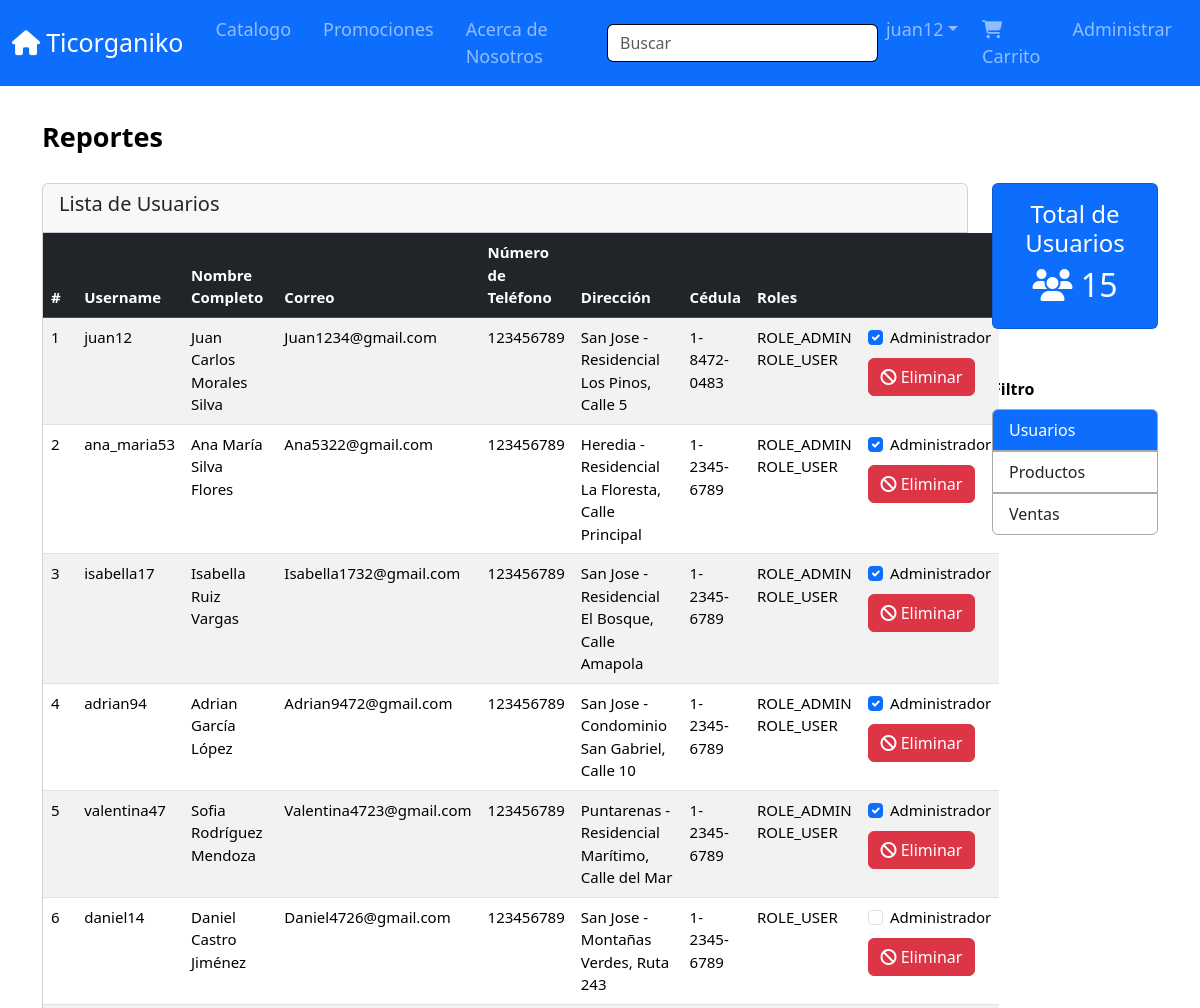
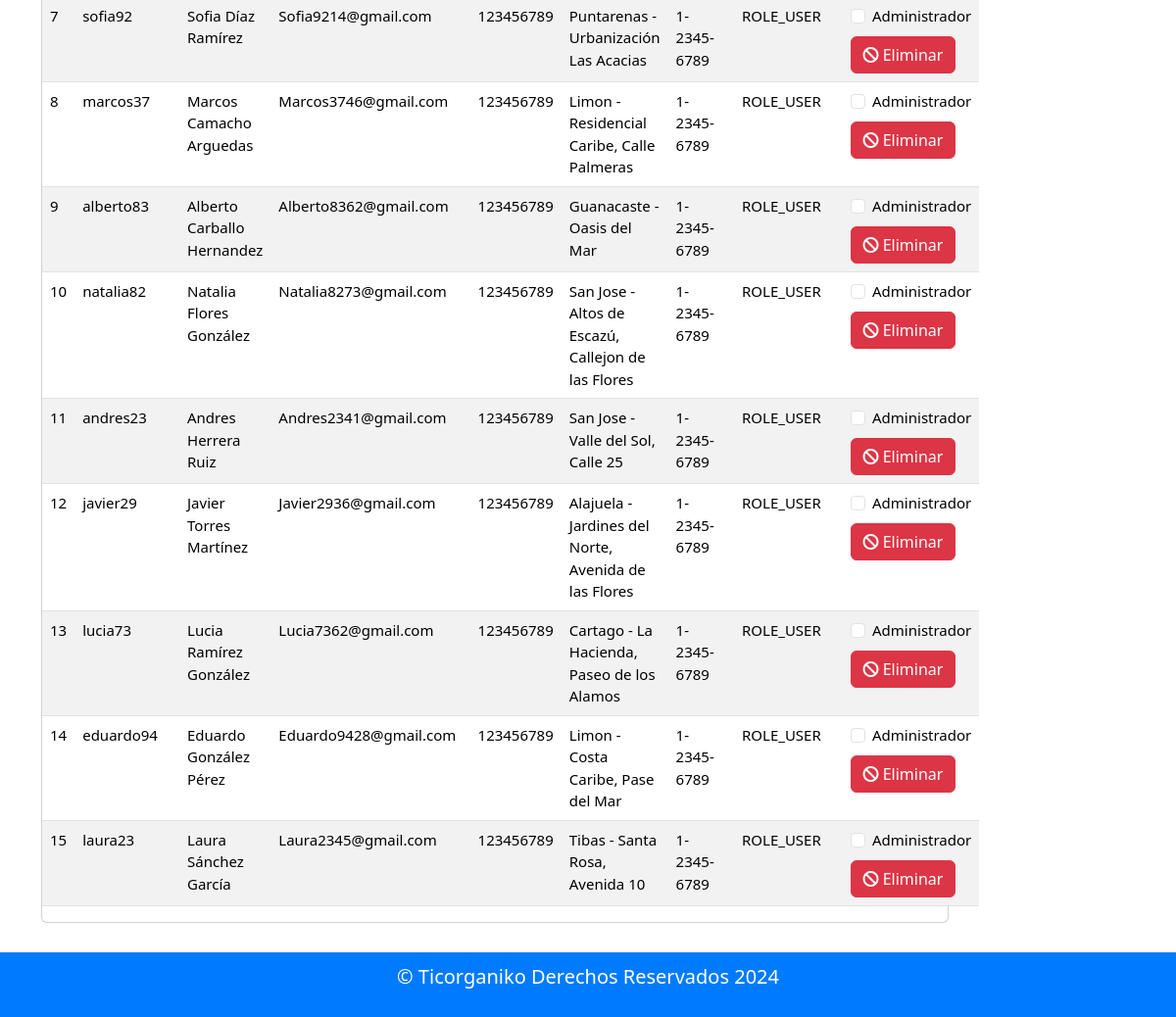
The app's page /reporteUsuarios.php (signed in) with its own data (2 pictures, top to bottom).
### tables this page shows
CREATE TABLE cliente (
  id_cliente INT NOT NULL AUTO_INCREMENT,
  nombre VARCHAR(35) NOT NULL,
  correo VARCHAR(30) NOT NULL,
  numero_telefono INT,
  direccion VARCHAR(120),
  cedula INT NOT NULL,
  username VARCHAR(15) NOT NULL,
  password VARCHAR(512) NOT NULL,
  ruta_imagen VARCHAR(1024),
  activo BOOLEAN,
  PRIMARY KEY (id_cliente));

create table rol (
  id_rol INT NOT NULL AUTO_INCREMENT,
  id_cliente INT NOT NULL,
  nombre VARCHAR(20),
  PRIMARY KEY (id_rol),
  FOREIGN KEY fk_rol_cliente (id_cliente) REFERENCES cliente(id_cliente)
);

### reporteUsuarios.php (the view, shortened to what this page needs)
<?php
include "conexion.php";
include_once "plantilla.php";
include_once "ProcesosLR.php";
$sqlClientes = "SELECT * FROM cliente";
$resultClientes = $conn->query($sqlClientes);
?>
<!DOCTYPE html>
<html xmlns="http://www.w3.org/1999/xhtml">
<head>
    <link rel="stylesheet" href="css/estilos.css">
    <link href="https://cdn.jsdelivr.net/npm/bootstrap@5.3.3/dist/css/bootstrap.min.css" rel="stylesheet">
</head>
<body>
    <?php
    MostrarNavbar();
    ?>
    <section id="main-header" class="py-0">
        <div class="container">
            <div class="row">
                <div class="col-md-6">
                    <h1 style="margin-bottom: 30px;"><b>Reportes</b></h1>
                </div>
            </div>
            <div class="row">
                <div class="col-md-10">
                    <div class="card">
                        <div class="card-header">
                            <h5 id="titulo">Lista de Usuarios</h5>
                        </div>
                        <div id="tabla">
                            <?php if ($resultClientes->num_rows > 0): ?>
                            <table class="table table-striped table-hover">
                                <thead class="table-dark" style="font-size: 15px;">
                                    <tr>
                                        <th>#</th>
                                        <th>Username</th>
                                        <th>Nombre Completo</th>
                                        <th>Correo</th>
                                        <th>Número de Teléfono</th>
                                        <th>Dirección</th>
                                        <th>Cédula</th>
                                        <th>Roles</th>
                                        <th></th>
                                    </tr>
                                </thead>
                                <tbody style="font-size: 15px;">
                                    <?php $contador = 1; ?>
                                    <?php while ($cliente = $resultClientes->fetch_assoc()): ?>
                                    <tr>
                                        <td><?php echo $contador; ?></td>
                                        <td><?php echo $cliente['username']; ?></td>
                                        <td><?php echo $cliente['nombre']; ?></td>
                                        <td><?php echo $cliente['correo']; ?></td>
                                        <td><?php echo $cliente['numero_telefono']; ?></td>
                                        <td><?php echo $cliente['direccion']; ?></td>
                                        <td><?php
                                                    $cedula = $cliente['cedula'];
                                                    $formatoCedula = substr_replace($cedula, '-', 1, 0);
                                                    $formatoCedula = substr_replace($formatoCedula, '-', 6, 0);
                                                    echo $formatoCedula;
                                                ?></td>
                                        <td>
                                            <?php
                                                    $idCliente = $cliente['id_cliente'];
                                                    $sqlRoles = "SELECT nombre FROM rol WHERE id_cliente = '$idCliente'";
                                                    $resultRoles = $conn->query($sqlRoles);
                                                    while ($rol = $resultRoles->fetch_assoc()) {
                                                        echo $rol['nombre'] . " ";
                                                    }
                                                    ?>
                                        </td>
                                        <td>
                                            <form action="procesosLR.php" method="POST">
                                                <div class="mb-2 form-check">
                                                    <input type="checkbox" class="form-check-input admin-checkbox"
                                                        id="checkAdmin<?php echo $idCliente; ?>" <?php
                                                            $sqlRolAdmin = "SELECT COUNT(*) AS count FROM rol WHERE nombre = 'ROLE_ADMIN' AND id_cliente = '$idCliente'";
                                                            $resultRolAdmin = $conn->query($sqlRolAdmin);
                                                            $rolAdminRow = $resultRolAdmin->fetch_assoc();
                                                            $isAdmin = $rolAdminRow['count'] > 0;
                                                            echo $isAdmin ? 'checked' : '';
                                                            ?> name="admin">
                                                    <label class="form-check-label"
                                                        for="checkAdmin<?php echo $idCliente; ?>">Administrador</label>
                                                </div>
                                                <button type="submit" class="btn btn-danger">
                                                    <i class="fa-solid fa-ban"></i> Eliminar
                                                </button>
                                            </form>
                                        </td>
                                    </tr>
                                    <?php $contador++; ?>
                                    <?php endwhile; ?>
                                </tbody>
                            </table>
                            <?php else: ?>
                            <div class="text-center p-2">
                                <span>No hay usuarios registrados</span>
                            </div>
                            <?php endif; ?>
                        </div>
                    </div>
                </div>
                <div class="col-md-2">
                    <div class="card text-center text-white mb-2" style="background: #0d6efd;">
                        <div class="card-body">
                            <h4>Total de Usuarios</h4>
                            <h6 class="fs-2"><i class="fas fa-users"></i> <?php echo $resultClientes->num_rows; ?></h6>
                        </div>
                    </div>
                    <p class="text-left mb-2" style="padding-top: 40px; color: #000;"><b>Filtro</b></hp>
                    <div class="list-group">
                        <button type="button" style="border: 1px solid #a9a9a9;"
                            class="list-group-item list-group-item-action active"
                            onclick="hrefUsuarios()">Usuarios</button>
                        <button type="button" style="border: 1px solid #a9a9a9;"
                            class="list-group-item list-group-item-action" onclick="hrefProductos()">Productos</button>
                        <button type="button" style="border: 1px solid #a9a9a9;"
                            class="list-group-item list-group-item-action" onclick="hrefVentas()">Ventas</button>
                    </div>
                </div>
            </div>
        </div>
    </section>
    <?php
    MostrarFooter();
    ?>
</body>
</html>

### plantilla.php (shortened to what this page needs)
<?php
function MostrarNavbar()
{
    include "conexion.php";
    ?>
    <head>
        <link rel="stylesheet" href="css/estilos.css">
        <link href="https://cdn.jsdelivr.net/npm/bootstrap@5.3.3/dist/css/bootstrap.min.css" rel="stylesheet">
    </head>
    <nav class="navbar navbar-expand-sm navbar-dark py-2 bg-primary p-0">
        <div class="container" style="max-width: 1360px;">
            <a href="index.php" class="navbar-brand" style="font-size: 25px"><i class="fa-solid fa-house"></i>Ticorganiko</a>
            <div class="collapse navbar-collapse justify-content-between" id="navbarCollapse">
                <ul class="navbar-nav">
                    <li class="nav-item px-2"><a class="nav-link" href="categoriasPanel.php">Catalogo</a></li>
                    <li class="nav-item px-2"><a class="nav-link" href="promocionesPanel.php">Promociones</a></li>
                    <li class="nav-item px-2"><a class="nav-link" href="contactoPanel.php">Acerca de Nosotros</a></li>
                </ul>
                <form class="form-inline">
                    <div class="input-group">
                        <input class="form-control mr-sm-2" type="text" class="form-control" id="busqueda" name="busqueda" style="border: 1px solid #000000;" placeholder="Buscar" />
                    </div>
                </form>
                <ul class="navbar-nav">
                    <?php
                    if (isset($_SESSION["username"])) {
                        echo '<li class="nav-item dropdown">
                                <a class="nav-link dropdown-toggle"
                                   data-bs-toggle="dropdown"
                                   href="#"
                                   role="button"
                                   aria-expanded="false">' . $_SESSION["username"] . '</a>
                                <ul class="dropdown-menu dropdown-menu-dark">
                                    <li><a class="dropdown-item" href="perfilPanel.php" style="font-size: 15px;">Ver Perfil</a></li>
                                    <li><hr class="dropdown-divider"></li>
                                    <form method="post" action="ProcesosLR.php">
                                        <input type="hidden" name="action" value="CerrarSesion">
                                        <li><button type="submit" class="dropdown-item" style="font-size: 15px;">Cerrar Sesion</button></li>
                                    </form>
                                </ul>
                            </li>';
                        echo '<li class="nav-item px-2">
                                <a class="nav-link" href="carritoPanel.php">
                                    <i class="fa-solid fa-cart-shopping"></i>Carrito';
                        echo '</a>
                            </li>';
                        $username = $_SESSION["username"];
                        $query = "SELECT COUNT(*) as count FROM rol WHERE id_cliente = (SELECT id_cliente FROM cliente WHERE username = '$username') AND nombre = 'ROLE_ADMIN'";
                        $result = mysqli_query($conn, $query);
                        if ($result) {
                            $row = mysqli_fetch_assoc($result);
                            $count = $row["count"];
                            if ($count > 0) {
                                echo '<li class="nav-item px-2">
                                        <a class="nav-link" href="reporteUsuarios.php">Administrar</a>
                                      </li>';
                            }
                        } else {
                            echo "Error en la consulta SQL: " . mysqli_error($conn);
                        }
                    }
                    ?>
                </ul>
            </div>
        </div>
    </nav>
<?php
    $output = ob_get_clean();
    echo $output;
}
function MostrarFooter()
{
    ?>
    <footer class="footerPlantilla" id="footerPlantilla">
        <div class="container">
            <div class="row">
                <div class="col">
                    <p class="lead text-center">
                        &copy; Ticorganiko Derechos Reservados 2024
                    </p>
                </div>
            </div>
        </div>
    </footer>
<?php
    $output = ob_get_clean();
    echo $output;
}
    ?>

### css/estilos.css (style rules this page uses)
.fa-house { margin-right: 6px; }
.fa-cart-shopping { margin-right: 8px; }
.form-inline { width: 30%; }
.navbar-brand { font-size: 24px; }
.navbar-nav .nav-item a { font-size: 18px; }
#footerPlantilla { background-color: #007BFF; color: #fff; padding: 10px 0; margin-top: 30px; }
#main-header { background-color: #fff; color: #fff; padding: 10px 0; }
#main-header h1 { font-size: 27px; color: #000; margin-top: 15px; }
.card { text-align: left; font-size: 18px; }
.col-md-6 { max-width: 440px; margin-left: 0px; }
.col-md-6 { padding-top: 20px; }
table { width: 100%; border-collapse: collapse; margin-bottom: 20px; }
th, td { padding: 10px; text-align: left; border-bottom: 1px solid #ddd; }
th { background-color: #f2f2f2; }

### records on screen
cliente: username "juan12", nombre "Juan Carlos Morales Silva", correo "Juan1234@gmail.com", numero_telefono "123456789", direccion "San Jose - Residencial Los Pinos, Calle 5", cedula "1-8472-0483"
rol: nombre "ROLE_ADMIN"
rol: nombre "ROLE_USER"
cliente: username "ana_maria53", nombre "Ana María Silva Flores", correo "Ana5322@gmail.com", numero_telefono "123456789", direccion "Heredia - Residencial La Floresta, Calle Principal", cedula "1-2345-6789"
rol: nombre "ROLE_ADMIN"
rol: nombre "ROLE_USER"
cliente: username "isabella17", nombre "Isabella Ruiz Vargas", correo "Isabella1732@gmail.com", numero_telefono "123456789", direccion "San Jose - Residencial El Bosque, Calle Amapola", cedula "1-2345-6789"
rol: nombre "ROLE_ADMIN"
rol: nombre "ROLE_USER"
cliente: username "adrian94", nombre "Adrian García López", correo "Adrian9472@gmail.com", numero_telefono "123456789", direccion "San Jose - Condominio San Gabriel, Calle 10", cedula "1-2345-6789"
rol: nombre "ROLE_ADMIN"
rol: nombre "ROLE_USER"
cliente: username "valentina47", nombre "Sofia Rodríguez Mendoza", correo "Valentina4723@gmail.com", numero_telefono "123456789", direccion "Puntarenas - Residencial Marítimo, Calle del Mar", cedula "1-2345-6789"
rol: nombre "ROLE_ADMIN"
rol: nombre "ROLE_USER"
cliente: username "daniel14", nombre "Daniel Castro Jiménez", correo "Daniel4726@gmail.com", numero_telefono "123456789", direccion "San Jose - Montañas Verdes, Ruta 243", cedula "1-2345-6789"
rol: nombre "ROLE_USER"
cliente: username "sofia92", nombre "Sofia Díaz Ramírez", correo "Sofia9214@gmail.com", numero_telefono "123456789", direccion "Puntarenas - Urbanización Las Acacias", cedula "1-2345-6789"
rol: nombre "ROLE_USER"
cliente: username "marcos37", nombre "Marcos Camacho Arguedas", correo "Marcos3746@gmail.com", numero_telefono "123456789", direccion "Limon - Residencial Caribe, Calle Palmeras", cedula "1-2345-6789"
rol: nombre "ROLE_USER"
cliente: username "alberto83", nombre "Alberto Carballo Hernandez", correo "Alberto8362@gmail.com", numero_telefono "123456789", direccion "Guanacaste - Oasis del Mar", cedula "1-2345-6789"
rol: nombre "ROLE_USER"
cliente: username "natalia82", nombre "Natalia Flores González", correo "Natalia8273@gmail.com", numero_telefono "123456789", direccion "San Jose - Altos de Escazú, Callejon de las Flores", cedula "1-2345-6789"
rol: nombre "ROLE_USER"
cliente: username "andres23", nombre "Andres Herrera Ruiz", correo "Andres2341@gmail.com", numero_telefono "123456789", direccion "San Jose - Valle del Sol, Calle 25", cedula "1-2345-6789"
rol: nombre "ROLE_USER"
cliente: username "javier29", nombre "Javier Torres Martínez", correo "Javier2936@gmail.com", numero_telefono "123456789", direccion "Alajuela - Jardines del Norte, Avenida de las Flores", cedula "1-2345-6789"
rol: nombre "ROLE_USER"
cliente: username "lucia73", nombre "Lucia Ramírez González", correo "Lucia7362@gmail.com", numero_telefono "123456789", direccion "Cartago - La Hacienda, Paseo de los Alamos", cedula "1-2345-6789"
rol: nombre "ROLE_USER"
cliente: username "eduardo94", nombre "Eduardo González Pérez", correo "Eduardo9428@gmail.com", numero_telefono "123456789", direccion "Limon - Costa Caribe, Pase del Mar", cedula "1-2345-6789"
rol: nombre "ROLE_USER"
cliente: username "laura23", nombre "Laura Sánchez García", correo "Laura2345@gmail.com", numero_telefono "123456789", direccion "Tibas - Santa Rosa, Avenida 10", cedula "1-2345-6789", id_cliente "15"
rol: nombre "ROLE_USER"

### other values on screen
$_SESSION["username"] "juan12"
